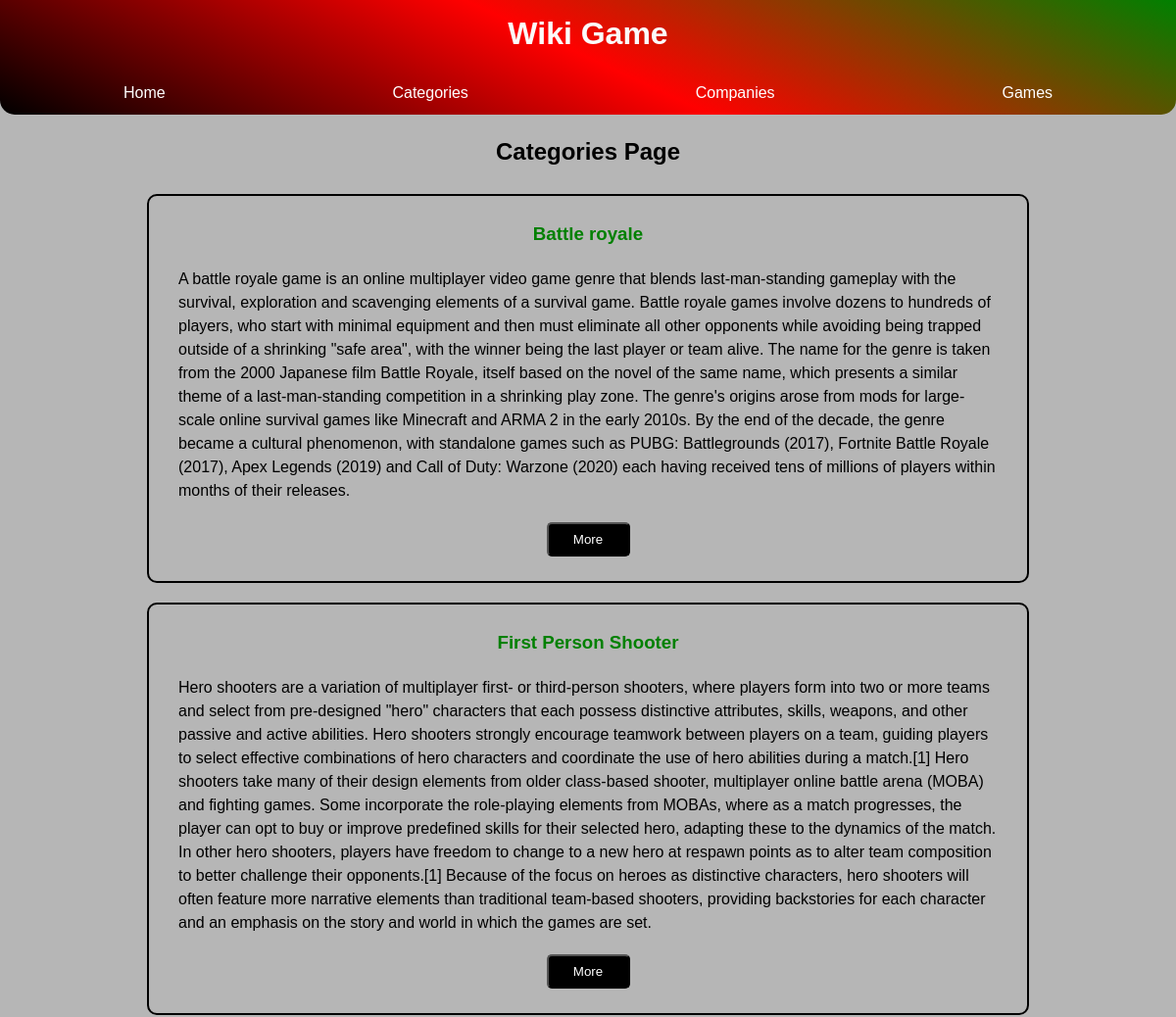
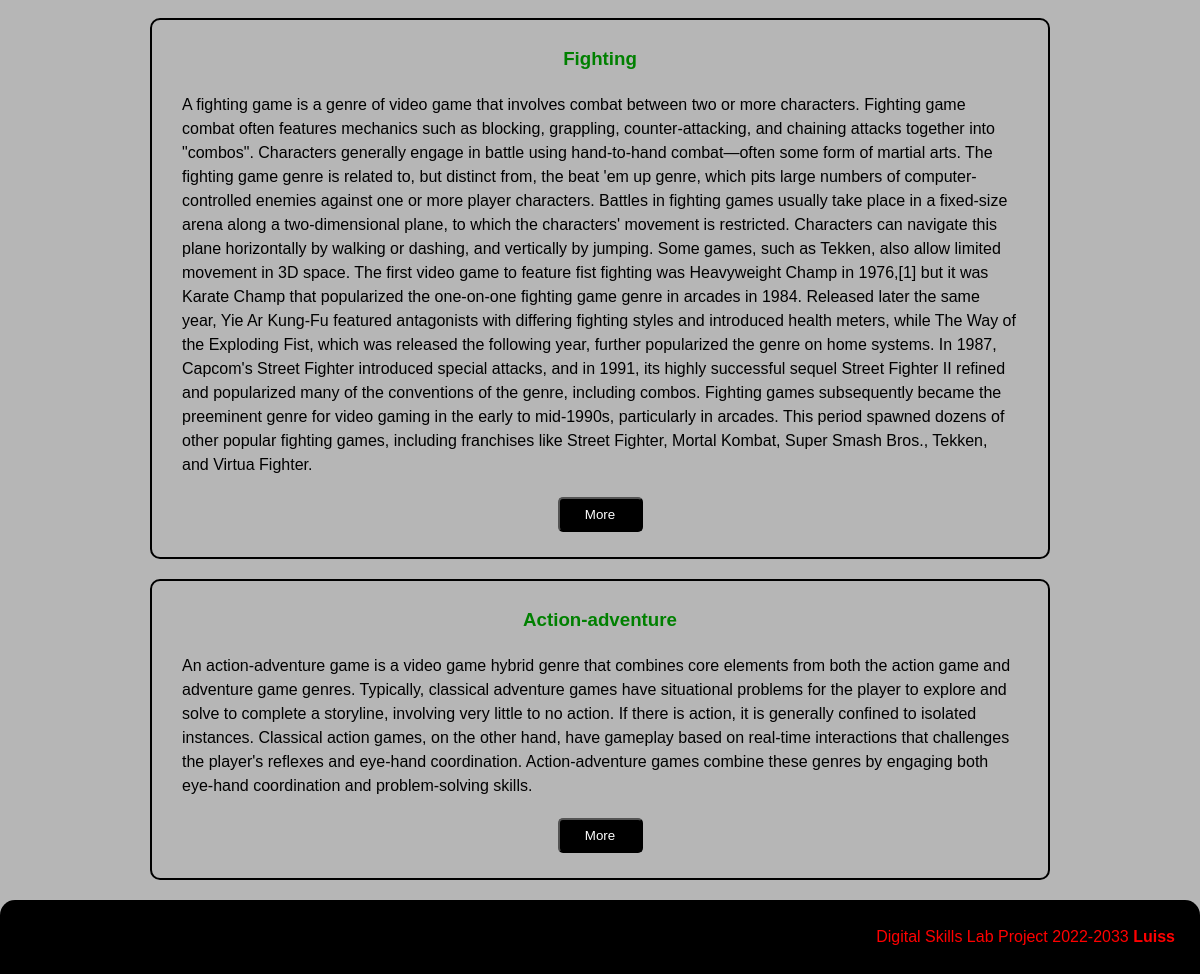
Page /categories/ on the committed database (2 pictures, top to bottom).
### games/models.py (models this page shows, shortened)
class Category(models.Model):
    category_name = models.CharField(max_length=60)
    info = models.TextField(blank=True)

### games/views.py (the view)
# urls.py: path("categories/", views.categories),
def categories(request):
    content = {
        'categories': Category.objects.all()
    }
    return render(request, 'main/categories.html', content)

### games/templates/main/categories.html (shortened to what this page needs)
{%extends "main/base.html"%}
{% block content %}
    <section id="categories_">
        <h1>
            Categories Page
        </h1>
        <ul>
            {%for i in categories%}
                <li>
                    <h3>{{ i.category_name }}</h3>
                    <p>{{ i.info }}</p>
                    <button><a href="/main/categories/{{ i.pk }}" class="btn">More</a></button>
                </li>
            {% endfor %}
        </ul>
    </section>
{% endblock %}

### games/static/main/style.css (style rules this page uses)
* { margin:0; padding:0; }
body { background-color: rgb(182, 182, 182); font-family: sans-serif; line-height: 1.5; }
main li { border: 2.5px; border-radius: 10px; border-style: solid; padding: 10px; }
h1 { text-align: center; margin-bottom: 25px; }
h3 { color: green; text-align: center; margin: 15px; }
section { border: 5px; text-decoration: none; margin-left: 100px; margin-right: 100px; margin-top: 20px; margin-bottom: 20px; }
section ul { list-style: none; }
section li { margin-bottom: 20px; }
section p { margin: 20px; }
button { background-color: black; margin: 15px auto; display: flex; margin-left: auto; margin-right: auto; width: 85px; height: 35px; border-radius: 5px; }
button a { color: white; text-decoration: none; margin: auto; }

### rows in the picture
Category: category_name "Battle royale", info "A battle royale game is an online multiplayer video game genre that blends last-man-standing gameplay with the survival, exploration and scavenging elements of a survival game. Battle royale games involve dozens to hundreds of players, who start with minimal equipment and then must eliminate all other opponents while avoiding being trapped outside of a shrinking \"safe area\", with the winner being the last player or team alive. The name for the genre is taken from the 2000 Japanese film Battle Royale, itself based on the novel of the same name, which presents a similar theme of a last-man-standing competition in a shrinking play zone. The genre's origins arose from mods for large-scale…"
Category: category_name "First Person Shooter", info "Hero shooters are a variation of multiplayer first- or third-person shooters, where players form into two or more teams and select from pre-designed \"hero\" characters that each possess distinctive attributes, skills, weapons, and other passive and active abilities. Hero shooters strongly encourage teamwork between players on a team, guiding players to select effective combinations of hero characters and coordinate the use of hero abilities during a match.[1] Hero shooters take many of their design elements from older class-based shooter, multiplayer online battle arena (MOBA) and fighting games. Some incorporate the role-playing elements from MOBAs, where as a match progresses, the player…"
Category: category_name "Fighting", info "A fighting game is a genre of video game that involves combat between two or more characters. Fighting game combat often features mechanics such as blocking, grappling, counter-attacking, and chaining attacks together into \"combos\". Characters generally engage in battle using hand-to-hand combat—often some form of martial arts. The fighting game genre is related to, but distinct from, the beat 'em up genre, which pits large numbers of computer-controlled enemies against one or more player characters. Battles in fighting games usually take place in a fixed-size arena along a two-dimensional plane, to which the characters' movement is restricted. Characters can navigate this plane…"
Category: category_name "Action-adventure", info "An action-adventure game is a video game hybrid genre that combines core elements from both the action game and adventure game genres. Typically, classical adventure games have situational problems for the player to explore and solve to complete a storyline, involving very little to no action. If there is action, it is generally confined to isolated instances. Classical action games, on the other hand, have gameplay based on real-time interactions that challenges the player's reflexes and eye-hand coordination. Action-adventure games combine these genres by engaging both eye-hand coordination and problem-solving skills."
